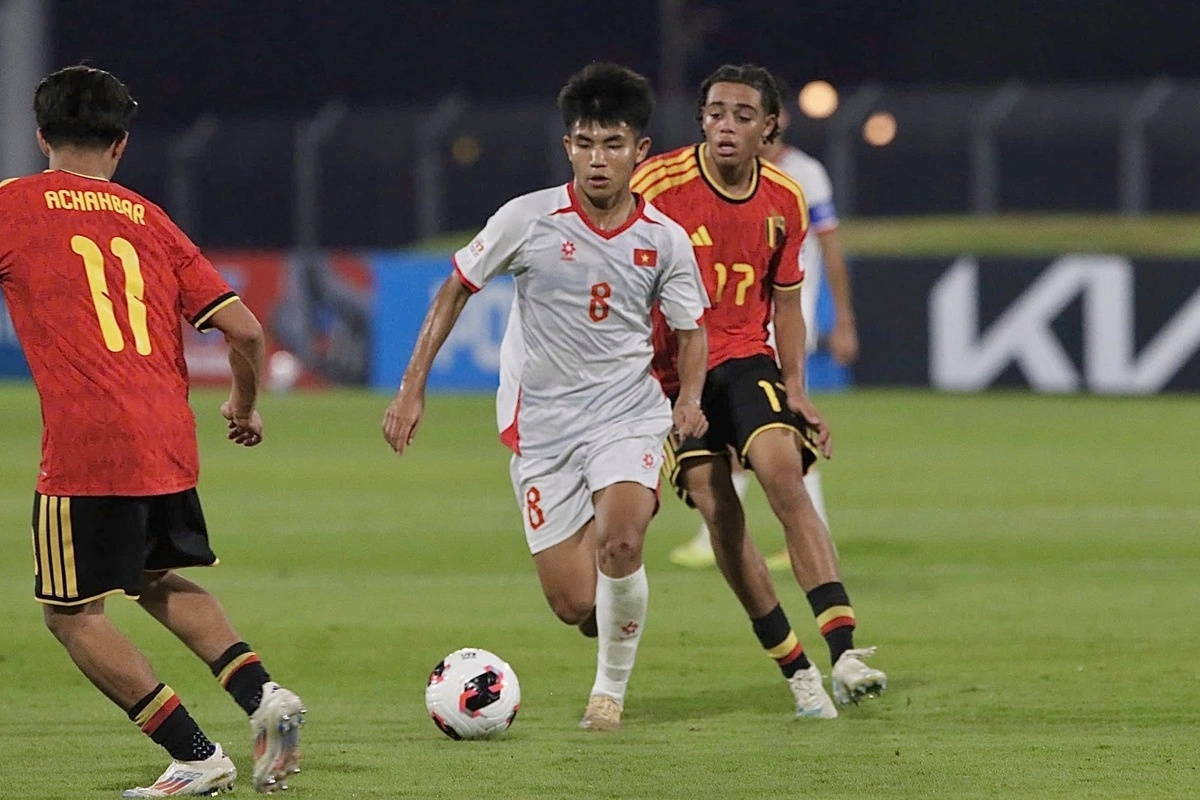
#> input picture _cloud_job/payload/images/Tin_01_17.jpg, 1200 x 800 px; its folder holds 6 pictures in this run
$ python fix_qa_images_09_11.py
#> lines starting #> are read from the running program, lines starting #| are printed output that depends on the picture
#!/usr/bin/env python3
# -*- coding: utf-8 -*-
"""
fix_qa_images_09_11.py — Pha 2 QA Fix: Thay thế toàn bộ ảnh dọc, ảnh trùng lặp và ảnh lệch ngữ cảnh
được phát hiện qua Contact Sheet QA của ngày 09.11.2026.
"""

import sys
sys.dont_write_bytecode = True

import io
import os
import time
import json
import shutil
from pathlib import Path
from typing import List, Optional, Tuple

import requests
from PIL import Image
from ddgs import DDGS

ROOT = Path(__file__).resolve().parent.parent
DAY_DIR = ROOT / "outputs" / "09.11.2026"
IMG_DIR = DAY_DIR / "images"

UA = ("Mozilla/5.0 (Macintosh; Intel Mac OS X 10_15_7) AppleWebKit/537.36 "
      "(KHTML, like Gecko) Chrome/128.0.0.0 Safari/537.36")

BLOCKED_HOSTS = [
    "alamy", "gettyimages", "istockphoto", "shutter", "dreamstime", "123rf",
    "depositphotos", "stock.adobe", "freepik", "pinterest", "facebook.",
    "instagram.", "tiktok", "wallpaper", "alphacoders", "deviantart",
    "futbin", "futhead", "sofifa", "vectorstock", "storyblocks", "picfair",
    "vecteezy", "bigstock", "ebay", "etsy", "redbubble", "teepublic",
    "society6", "displate", "ytimg", "youtube", "pngtree", "cgtrader",
    "footyheadlines", "twimg", "hudl", "ftcdn", "fotolia", "pond5", "mixkit",
    "collage", "pinimg", "screenshot", "shopee", "lazada", "tiki",
    "susercontent", "alicdn", "taobao", "amazon", "kamito", "volusion", "store"
]


def ahash(img: Image.Image) -> int:
    g = img.convert("L").resize((8, 8), Image.Resampling.LANCZOS)
    px = list(g.tobytes())
    m = sum(px) / 64.0
    bits = 0
    for p in px:
        bits = (bits << 1) | (1 if p > m else 0)
    return bits


def hamming(a: int, b: int) -> int:
    return bin(a ^ b).count("1")


def is_clean_horizontal(p: Path, min_w: int = 800, min_ratio: float = 1.20) -> bool:
    if not p.exists() or p.stat().st_size < 25_000:
        return False
    try:
        with Image.open(p) as im:
            w, h = im.size
            return w >= min_w and h > 0 and (w / h) >= min_ratio
    except Exception:
        return False


def get_scene_hashes(sc_id: int, exclude_indices: List[int]) -> List[int]:
    hashes = []
    for p in sorted(IMG_DIR.glob(f"Tin_{sc_id:02d}_*.jpg")):
        idx = int(p.stem.split("_")[-1])
        if idx in exclude_indices:
            continue
        try:
            with Image.open(p) as im:
                hashes.append(ahash(im))
        except Exception:
            pass
    return hashes


def copy_from_pool(sc_id: int, target_indices: List[int], pool_paths: List[Path]):
    existing_hashes = get_scene_hashes(sc_id, target_indices)
    pool_idx = 0
    for idx in target_indices:
        dst = IMG_DIR / f"Tin_{sc_id:02d}_{idx}.jpg"
        placed = False
        while pool_idx < len(pool_paths):
            cand = pool_paths[pool_idx]
            pool_idx += 1
            if not is_clean_horizontal(cand, min_w=750, min_ratio=1.18):
                continue
            try:
                with Image.open(cand) as im:
                    h = ahash(im)
                    if any(hamming(h, eh) <= 6 for eh in existing_hashes):
                        continue
                    existing_hashes.append(h)
                    im.convert("RGB").save(dst, "JPEG", quality=95, optimize=True)
                    print(f"  [POOL COPY] Tin_{sc_id:02d}_{idx}.jpg <- {cand.relative_to(ROOT)} ({im.size[0]}x{im.size[1]})")
                    placed = True
                    break
            except Exception:
                continue
        if not placed:
            print(f"  [WARN] Pool exhausted for Tin_{sc_id:02d}_{idx}.jpg")


def fetch_ddgs_slot(sc_id: int, idx: int, queries: List[str]):
    dst = IMG_DIR / f"Tin_{sc_id:02d}_{idx}.jpg"
    existing_hashes = get_scene_hashes(sc_id, [idx])
    neg = " -alamy -gettyimages -shutterstock -istock -dreamstime -watermark -ytimg -youtube -shopee -lazada -tiki -collage -poster -banner"

    for q in queries:
        try:
            time.sleep(0.3)
            with DDGS() as ddgs:
                res = list(ddgs.images(q + neg, region="us-en", safesearch="off", size="Large", layout="Wide", max_results=30))
        except Exception as e:
            print(f"  [DDGS ERR] {q}: {e}")
            continue

        res.sort(key=lambda c: int(c.get("width") or 0), reverse=True)
        for cand in res[:25]:
            u = cand.get("image") or ""
            low = u.lower()
            if not u or any(b in low for b in BLOCKED_HOSTS):
                continue
            if low.split("?")[0].endswith((".svg", ".gif")):
                continue
            try:
                r = requests.get(u, headers={"User-Agent": UA}, timeout=10)
                if r.status_code != 200 or len(r.content) < 30_000:
                    continue
                im = Image.open(io.BytesIO(r.content))
                im.load()
                w, h = im.size
                if w < 850 or h == 0 or (w / h) < 1.22:
                    continue
                im = im.convert("RGB")
                # Check not white background product photo
                px = list(im.resize((32, 32)).getdata())
                white_cnt = sum(1 for (rv, gv, bv) in px if rv > 240 and gv > 240 and bv > 240)
                if white_cnt > len(px) * 0.35:
                    continue
                ah = ahash(im)
                if any(hamming(ah, eh) <= 6 for eh in existing_hashes):
                    continue
                im.save(dst, "JPEG", quality=95, optimize=True)
                print(f"  [DDGS OK] Tin_{sc_id:02d}_{idx}.jpg ({w}x{h}) <- {q}")
                return True
            except Exception:
                continue
    print(f"  [DDGS FAIL] Tin_{sc_id:02d}_{idx}.jpg")
    return False


def main():
    print("=== BẮT ĐẦU SỬA LỖI HÌNH ẢNH QA PHA 2 (09.11.2026) ===")

    # 1. Scene 01 (Ronaldo giã từ ĐTQG): Thay Tin_01_7..12 bằng ảnh ngang sạch từ outputs/25.10.2026
    r25_pool_1 = sorted((ROOT / "outputs" / "25.10.2026" / "images").glob("Tin_01_*.jpg")) + \
                 sorted((ROOT / "outputs" / "25.10.2026" / "images").glob("Tin_06_*.jpg"))
    copy_from_pool(1, [7, 8, 9, 10, 11, 12], r25_pool_1)
#> in get_scene_hashes, im is the input picture: PIL image 1200x800 RGB; mean R, G, B 106.4, 100.2, 74.6
#> in ahash, `px = list(g.tobytes())`: px = 64 values, max 167 at index 35, min 22 at index 1, mean 98.92
#> in ahash, `m = sum(px) / 64.0`: m = 98.92
#> the loop in ahash, `for p in px:` made 64 passes
#> (p, bits) on passes 1 to 12: (37, 0), (22, 0), (29, 0), (24, 0), (33, 0), (38, 0), (33, 0), (34, 0), (68, 0), (31, 0), (33, 0), (58, 0)
#> after the loop in ahash, `for p in px:`: bits = 167656183300095
#> in copy_from_pool, `existing_hashes = get_scene_hashes(sc_id, target_indices)`: existing_hashes = [167656183300095, 106652627894142]
#> in copy_from_pool, `h = ahash(im)`: h = 167656183300095

    # 2. Scene 02 (Ronaldo & Jorge Jesus): Thay Tin_02_6, 8, 9, 10 bằng ảnh ngang sạch từ outputs/25.10.2026
    r25_pool_2 = sorted((ROOT / "outputs" / "25.10.2026" / "images").glob("Tin_02_*.jpg")) + \
                 sorted((ROOT / "outputs" / "25.10.2026" / "images").glob("Tin_03_*.jpg"))
    copy_from_pool(2, [6, 8, 9, 10], r25_pool_2)
#> call 2 of get_scene_hashes, with sc_id = 2
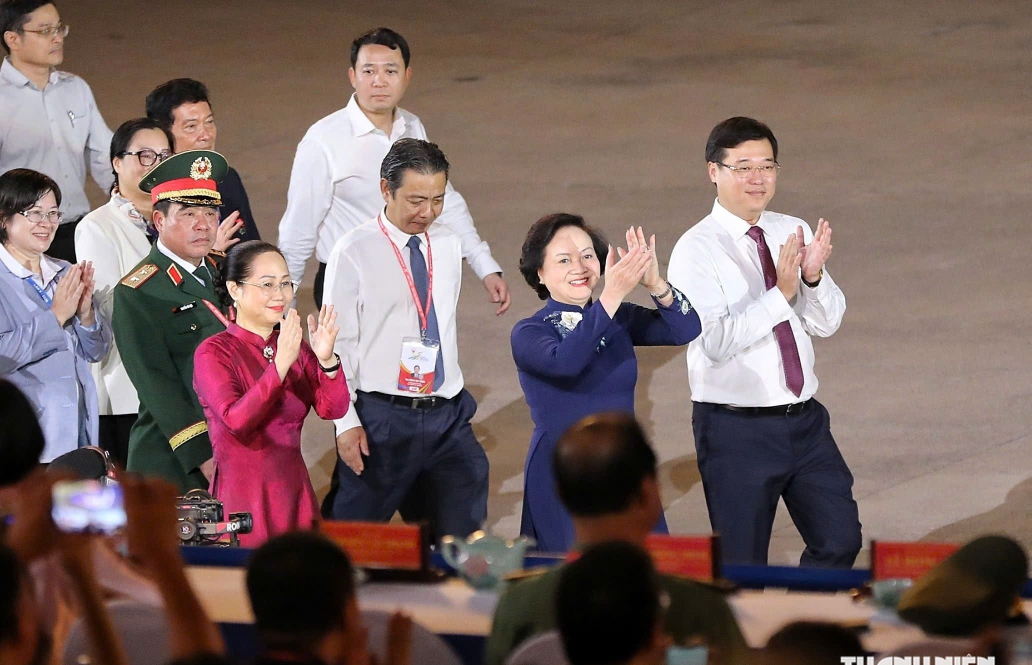
#> input picture _cloud_job/payload/images/Tin_02_4.jpg, 2063 x 1330 px (shown at 1/2 size)
#> in get_scene_hashes, im is the input picture: PIL image 2063x1330 RGB; mean R, G, B 120.6, 99.8, 96.4

    # 3. Scene 03 (Como 9-1 Lens): Thay Tin_03_11 (ảnh dọc)
    fetch_ddgs_slot(3, 11, [
        "Cesc Fabregas Como 1907 coach touchline Serie A",
        "Como 1907 players celebrating goal Nico Paz"
    ])
#> call 3 of get_scene_hashes, with sc_id = 3
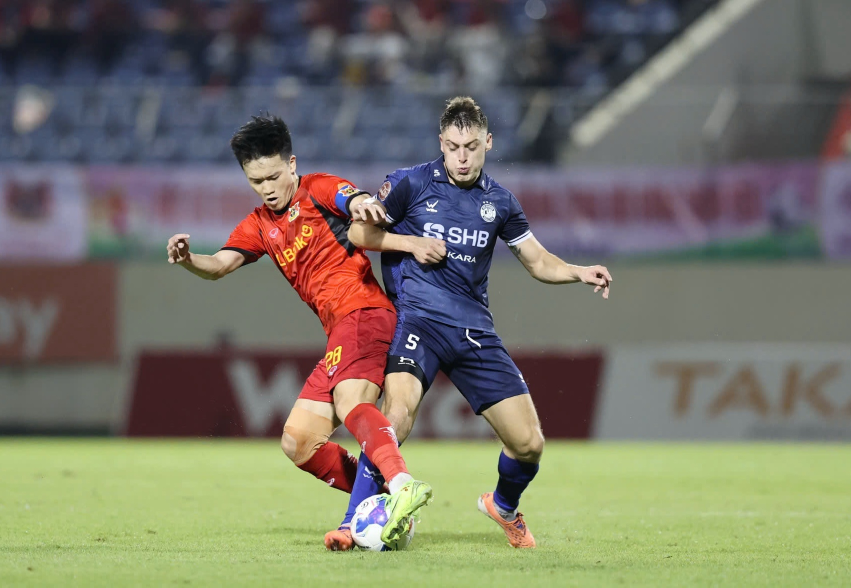
#> input picture _cloud_job/payload/images/Tin_03_5.jpg, 1702 x 1175 px (shown at 1/2 size)
#> in get_scene_hashes, im is the input picture: PIL image 1702x1175 RGB; mean R, G, B 118.8, 116.3, 102.9
#> in fetch_ddgs_slot, `existing_hashes = get_scene_hashes(sc_id, [idx])`: existing_hashes = [598563873882111]
#> (the call stopped at in fetch_ddgs_slot, `with DDGS() as ddgs:`: ddgs is not available in this run)

    # 4. Scene 04 (Real Madrid 3-2 AEK): Thay Tin_04_5, 9, 10, 11, 12 (5 ảnh dọc áo đấu)
    fetch_ddgs_slot(4, 5, ["Federico Valverde Real Madrid celebration Champions League", "Valverde shooting Real Madrid"])
#> (the call stopped at in fetch_ddgs_slot, `with DDGS() as ddgs:`: ddgs is not available in this run)
    fetch_ddgs_slot(4, 9, ["Jude Bellingham Kylian Mbappe Real Madrid celebration", "Jude Bellingham Real Madrid Champions League"])
#> (the call stopped at in fetch_ddgs_slot, `with DDGS() as ddgs:`: ddgs is not available in this run)
    fetch_ddgs_slot(4, 10, ["Kylian Mbappe Real Madrid goal celebration Champions League", "Mbappe Real Madrid match action"])
#> (the call stopped at in fetch_ddgs_slot, `with DDGS() as ddgs:`: ddgs is not available in this run)
    fetch_ddgs_slot(4, 11, ["Carlo Ancelotti Real Madrid Champions League touchline", "Ancelotti Valverde Real Madrid"])
#> (the call stopped at in fetch_ddgs_slot, `with DDGS() as ddgs:`: ddgs is not available in this run)
    fetch_ddgs_slot(4, 12, ["Real Madrid team celebration Champions League 2025 2026", "Real Madrid players hugging celebration"])
#> (the call stopped at in fetch_ddgs_slot, `with DDGS() as ddgs:`: ddgs is not available in this run)

    # 5. Scene 06 (Liverpool 2-3 Fenerbahce): Thay Tin_06_6 (trùng Tin_06_5)
    orther_05_t4 = sorted((ROOT / "outputs" / "Orther" / "05.11.2026" / "images").glob("Tin_04_*.jpg"))
    copy_from_pool(6, [6], orther_05_t4)

    # 6. Scene 07 (Nottingham 3-1 Man City): Thay Tin_07_4 (ảnh MU), Tin_07_10 (trùng 6), Tin_07_12 (trùng 8)
    w02_t9 = sorted((ROOT / "outputs" / "02.11.2026" / "images").glob("Tin_09_*.jpg"))
    copy_from_pool(7, [4, 10, 12], w02_t9)

    # 7. Scene 08 (Man Utd 4-4 Aston Villa & thứ 18): Thay Tin_08_9 (chart dọc nền trắng) & Tin_08_11 (banner đỏ)
    w02_t8 = sorted((ROOT / "outputs" / "02.11.2026" / "images").glob("Tin_08_*.jpg"))
    copy_from_pool(8, [9, 11], w02_t8)

    # 8. Scene 13 (Bi kịch va chạm sân cỏ): Thay Tin_13_4 (collage 4 ô)
    orther_04_t4 = sorted((ROOT / "outputs" / "Orther" / "04.11.2026" / "images").glob("Tin_04_*.jpg"))
    copy_from_pool(13, [4], orther_04_t4)

    # 9. Scene 14 (51 thẻ đỏ Brazil): Thay Tin_14_2 (collage), Tin_14_5, Tin_14_6 (trùng Tin_14_1)
    orther_04_t1 = sorted((ROOT / "outputs" / "Orther" / "04.11.2026" / "images").glob("Tin_01_*.jpg"))
    copy_from_pool(14, [2, 5, 6], orther_04_t1)

    # 10. Scene 15 (Bóng đá xe đạp Cycle-ball): Thay Tin_15_5 (ảnh dọc)
    orther_07_t1 = sorted((ROOT / "outputs" / "Orther" / "07.11.2026" / "images").glob("Tin_01_*.jpg"))
    copy_from_pool(15, [5], orther_07_t1)

    # 11. Scene 16 (ĐT Việt Nam & Olaha Mạnh Đức): Thay Tin_16_5 (lễ trao quốc tịch phòng họp) & Tin_16_7 (banner bongda24h)
    w02_t18 = sorted((ROOT / "outputs" / "02.11.2026" / "images").glob("Tin_18_*.jpg"))
    copy_from_pool(16, [7], w02_t18)
    fetch_ddgs_slot(16, 5, [
        "Doi tuyen Viet Nam Kim Sang Sik tap luyen VFF",
        "Doi tuyen bong da Viet Nam thi dau san Thien Truong"
    ])
#> (the call stopped at in fetch_ddgs_slot, `with DDGS() as ddgs:`: ddgs is not available in this run)

    # 12. Scene 17 (Nam Định giữ đỉnh, HAGL hạ Hà Nội FC): Thay Tin_17_1 (banner chữ), Tin_17_3 (cá voi!), Tin_17_7 (boxing!)
    pool_17 = sorted((ROOT / "outputs" / "02.11.2026" / "images").glob("Tin_18_*.jpg")) + \
              sorted((ROOT / "outputs" / "02.11.2026" / "images").glob("Tin_16_*.jpg")) + \
              sorted((ROOT / "outputs" / "02.11.2026" / "images").glob("Tin_13_*.jpg"))
    copy_from_pool(17, [1, 3, 7], pool_17)

    # 13. Scene 18 (Công Phượng giúp Đồng Nai thắng đầu tay): Thay Tin_18_2 (Đảng bộ), Tin_18_3 (sân khấu), Tin_18_5 (bảng size áo)
    fetch_ddgs_slot(18, 2, [
        "Nguyen Cong Phuong Truong Tuoi Binh Phuoc thi dau",
        "Nguyen Cong Phuong ghi ban giai hang Nhat"
    ])
    fetch_ddgs_slot(18, 3, [
        "Nguyen Cong Phuong di bong tren san co",
        "Cong Phuong an mung ban thang V-League"
    ])
    fetch_ddgs_slot(18, 5, [
        "Nguyen Cong Phuong sut phat den ghi ban",
        "Cau thu Nguyen Cong Phuong doi tuyen Viet Nam thi dau"
    ])

    # 14. Scene 19 (Thể Công Viettel hòa Thanh Hóa 1-1): Thay Tin_19_2 (card Viettel Networks) & Tin_19_5 (thuốc Hapacol!)
    w02_t17 = sorted((ROOT / "outputs" / "02.11.2026" / "images").glob("Tin_17_*.jpg"))
    copy_from_pool(19, [2, 5], w02_t17)

    # 15. Scene 20 (CLB nữ TP.HCM dừng bước Cúp C1): Thay Tin_20_3 (bóng stock) & Tin_20_4 (ca sĩ hát!)
    fetch_ddgs_slot(20, 3, [
        "CLB nu TP HCM AFC Women Champions League thi dau",
        "Huynh Nhu CLB nu TP HCM ghi ban"
    ])
    fetch_ddgs_slot(20, 4, [
        "Doi bong da nu TP HCM an mung chien thang Thong Nhat",
        "Huynh Nhu doi tuyen nu Viet Nam thi dau"
    ])

    # 16. Scene 21 (Chia tay chảo lửa Long An): Thay Tin_21_1, 2, 3, 5, 6 (công trường/ruộng lúa/bất động sản/bảo tàng)
    fetch_ddgs_slot(21, 1, [
        "CLB Dong Tam Long An thi dau san Long An",
        "CLB Long An giai hang Nhat san van dong Long An"
    ])
    fetch_ddgs_slot(21, 2, [
        "Bong da Long An san van dong Long An V-League",
        "Cau thu CLB Long An an mung ban thang"
    ])
    fetch_ddgs_slot(21, 3, [
        "Dong Tam Long An vo dich V-League Henrique Calisto",
        "CLB bong da Long An thi dau tren san nha"
    ])
    fetch_ddgs_slot(21, 5, [
        "Khan gia san van dong Long An bong da",
        "Nguyen Minh Phuong Antonio Carlos Dong Tam Long An"
    ])
    fetch_ddgs_slot(21, 6, [
        "Doi bong Long An tap luyen thi dau giai hang Nhat",
        "Phan Van Tai Em Dong Tam Long An bong da"
    ])

    # 17. Scene 25 (Trần Thị Thanh Thúy rời Nhật Bản): Thay Tin_25_5 (chai Oxi Clean!)
    w02_t25 = sorted((ROOT / "outputs" / "02.11.2026" / "images").glob("Tin_25_*.jpg"))
    copy_from_pool(25, [5], w02_t25)

    print("=== HOÀN TẤT THAY THẾ, CẬP NHẬT LẠI CONTACT SHEETS ===")
    from core.collect_weekly_images_09_11 import generate_contact_sheets
    generate_contact_sheets()


if __name__ == "__main__":
#> (the run stopped early here; a loop or call above may not have finished)
